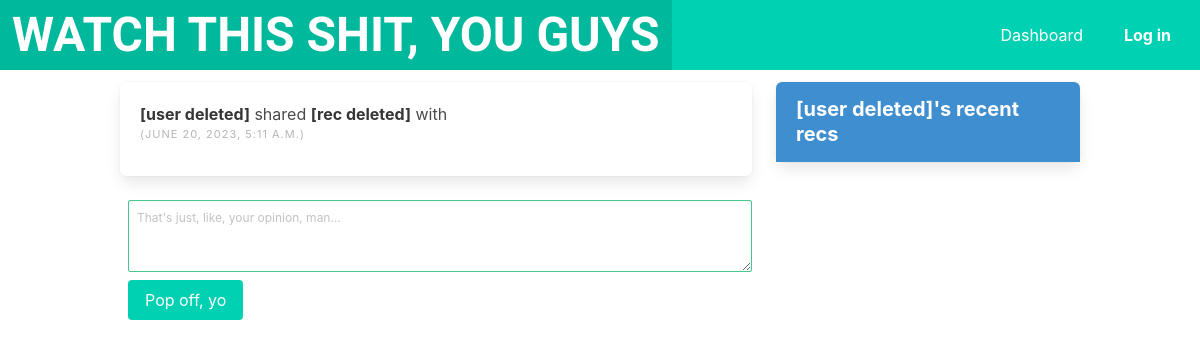
/recommendation/17/, run on an earlier commit of the app's database.
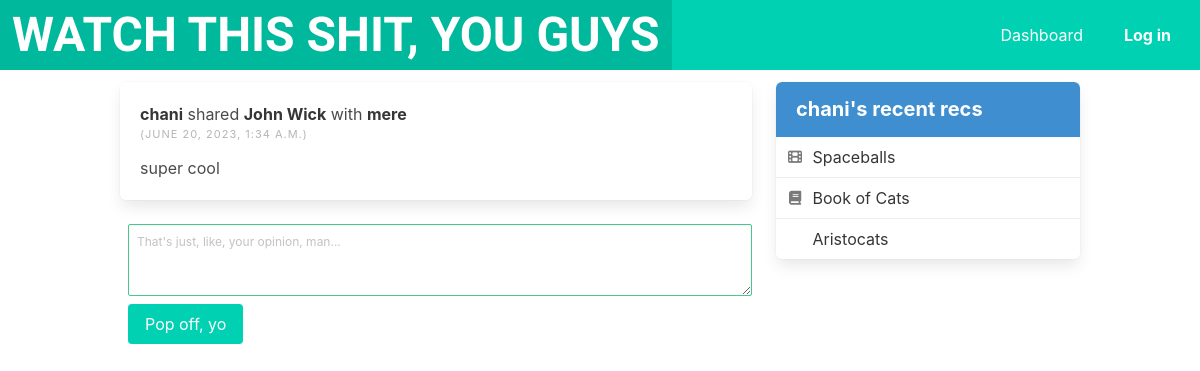
And on a later commit of the database.
### watchthisshit/models.py (models this page shows, shortened)
class Recommendation(models.Model):
    user = models.ForeignKey(
        User, related_name="recs", on_delete=models.SET(get_user_if_deleted)
    )
    recipients = models.ManyToManyField(
        Profile, related_name="received_recs", symmetrical=False, blank=True
    )
    title = models.CharField(max_length=300)
    description = models.TextField(blank=True)
    media_type = models.ForeignKey(
        MediaType, on_delete=models.SET(get_media_type), default=get_media_type_id
    )
    genres = models.ManyToManyField(
        Genre, related_name="genres", symmetrical=False, blank=True
    )
    created_at = models.DateTimeField(auto_now_add=True)

class Profile(models.Model):
    user = models.OneToOneField(User, on_delete=models.CASCADE)
    description = models.CharField(max_length=256, blank=True)
    follows = models.ManyToManyField(
        'self',
        related_name='followed_by',
        symmetrical=False,
        blank=True,
    )
    def __str__(self):
        return self.user.username

class MediaType(models.Model):
    name = models.CharField(max_length=50, unique=True)
    icon = models.CharField(max_length=30, blank=True)

### watchthisshit/views.py (the view)
# urls.py: path("recommendation/<int:pk>/", recommendation, name="recommendation"),
def recommendation(request, pk):
  rec = get_object_or_404(Recommendation, pk=pk)
  current_rec_id = rec.id
  recent_recs = rec.user.recs.all().exclude(pk=current_rec_id).order_by("-created_at")[:5]
  if request.method == "POST":
      form = CommentForm(request.POST)
      if form.is_valid():
          current_user_profile = request.user.profile
          comment = form.save(commit=False)
          comment.recommendation = rec
          comment.user = current_user_profile
          comment.save()
          return redirect("watchthisshit:recommendation", pk=rec.pk)
  else:
      form = CommentForm
  return render(request, "watchthisshit/recommendation.html", {
    "rec": rec,
    "recent_recs": recent_recs,
    "form": form,
  })

### watchthisshit/models.py (called while the page is built)
def get_user_if_deleted():
    return User.objects.get_or_create(username="[user deleted]")[0]

def get_media_type():
    return MediaType.objects.get_or_create(name="Media")[0]

def get_recommendation():
    dummy_user = get_user_if_deleted()
    dummy_media = get_media_type()
    return Recommendation.objects.get_or_create(title="[rec deleted]", media_type=dummy_media, user=dummy_user)[0]

def get_recommendation_id():
    return get_recommendation().id

### watchthisshit/templates/watchthisshit/recommendation.html (shortened to what this page needs)
{% extends 'base.html' %}
{% block content %}
<div class="column">
  <div class="box">
    <article class="level is-full-width is-mobile mb-2">
      <div class="level-left">
        <div class="level-item">
          <div>
            <p><strong>{{ rec.user.username }}</strong> shared <strong>{{ rec.title }}</strong> with <strong>{{ rec.recipients.all|join:", " }}</strong></p>
            <p class="heading is-small has-text-grey-light">({{ rec.created_at }})</p>
          </div>
        </div>
      </div>
    </article>
    <p>{{ rec.description }}</p>
  </div>
  <article id="newComment" class="media ml-2">
    <div class="media-content">
      <form method="POST">
        {{ form.as_p }}
        <div class="field">
          <p class="control">
            <button class="button is-primary" type="submit">Pop off, yo</button>
          </p>
        </div>
      </form>
    </div>
  </article>
</div>
<div class="column is-one-third">
  <div class="block">
    <article class="panel is-info">
      <p class="panel-heading">{{ rec.user.username }}'s recent recs</p>
      {% for recent in recent_recs %}
        <div class="panel-block">
          <span class="panel-icon">
            <i class="{{ recent.media_type.icon }}" aria-hidden="true"></i>
          </span>
          {{ recent.title }}
        </div>
      {% endfor %}
    </article>
  </div>
</div>
{% endblock content %}

What changed in the data, as far as the page shows it:
shown differently, row unchanged: Recommendation: user.username "[user deleted]" → "chani"; title "[rec deleted]" → "John Wick"; recipients.all (not shown) → "mere"; created_at "JUNE 20, 2023, 5:11 A.M." → "JUNE 20, 2023, 1:34 A.M."; description (not shown) → "super cool"
added Recommendation: title "Spaceballs"
added Recommendation: title "Book of Cats"
now on this page (row unchanged): Recommendation: title "Aristocats"
